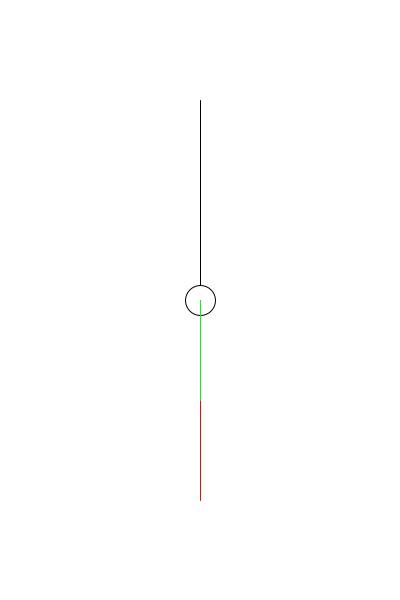
Frame 1 (no input)
Frame 60 (the mouse pressed at the canvas centre just before this capture): identical to frame 1, image omitted
Frame 120 (the mouse held since frame 60 and released just before this capture): identical to frame 1, image omitted

The Processing sketch that drew this single still picture (run headless with seeded random() and noise(); from frame 60 on, the mouse is pressed at the canvas centre):

// Processing sketch: week05_5_pendulum_cos_sin_draw_line
// ── week05_5_pendulum_cos_sin_draw_line.pde
void setup() {
  size(400, 600);
}
float x = 200, y = 300;
void draw() {
  background(255);
  stroke(0); //原來是黑色的線
  line(200, 100, x, y);
  ellipse(x, y, 30, 30);
  stroke(255, 0, 0); //紅色往左下的線
  line(x, y, x, y + 200);

  PVector d = new PVector(x - 200, y - 100).normalize();
  PVector d2 = new PVector(0, 1);
  float g = PVector.dot(d, d2);
  d.mult(100*g);
  stroke(0, 255, 0); //綠色往左下的線
  line(x, y, x + d.x, y + d.y);
}
void mouseDragged() {
  x = mouseX;
  y = mouseY;
}
